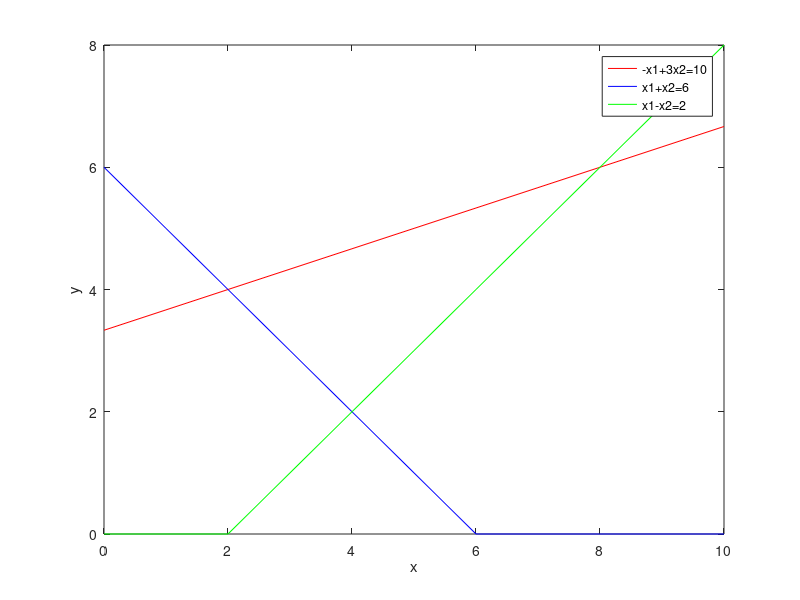

Recreate this plot in MATLAB.
clc
clear
A=[-1 3;1 1;1 -1];
B=[10;6;2];
C=[2 3];
x1=0:1:max(B);
z1=(B(1) - A(1,1)*x1)/A(1,2);
z2=(B(2) - A(2,1)*x1)/A(2,2);
z3=(B(3) - A(3,1) * x1)/A(3,2);
% To plot multiple lines on a single graph use hold on or plot(x1,z1,'c1'...)
z1=max(0,z1);
z2=max(0,z2);
z3=max(0,z3);
plot(x1,z1,'r',x1,z2,'b',x1,z3,'g');
xlabel('x');
ylabel('y')
legend('-x1+3x2=10','x1+x2=6','x1-x2=2');